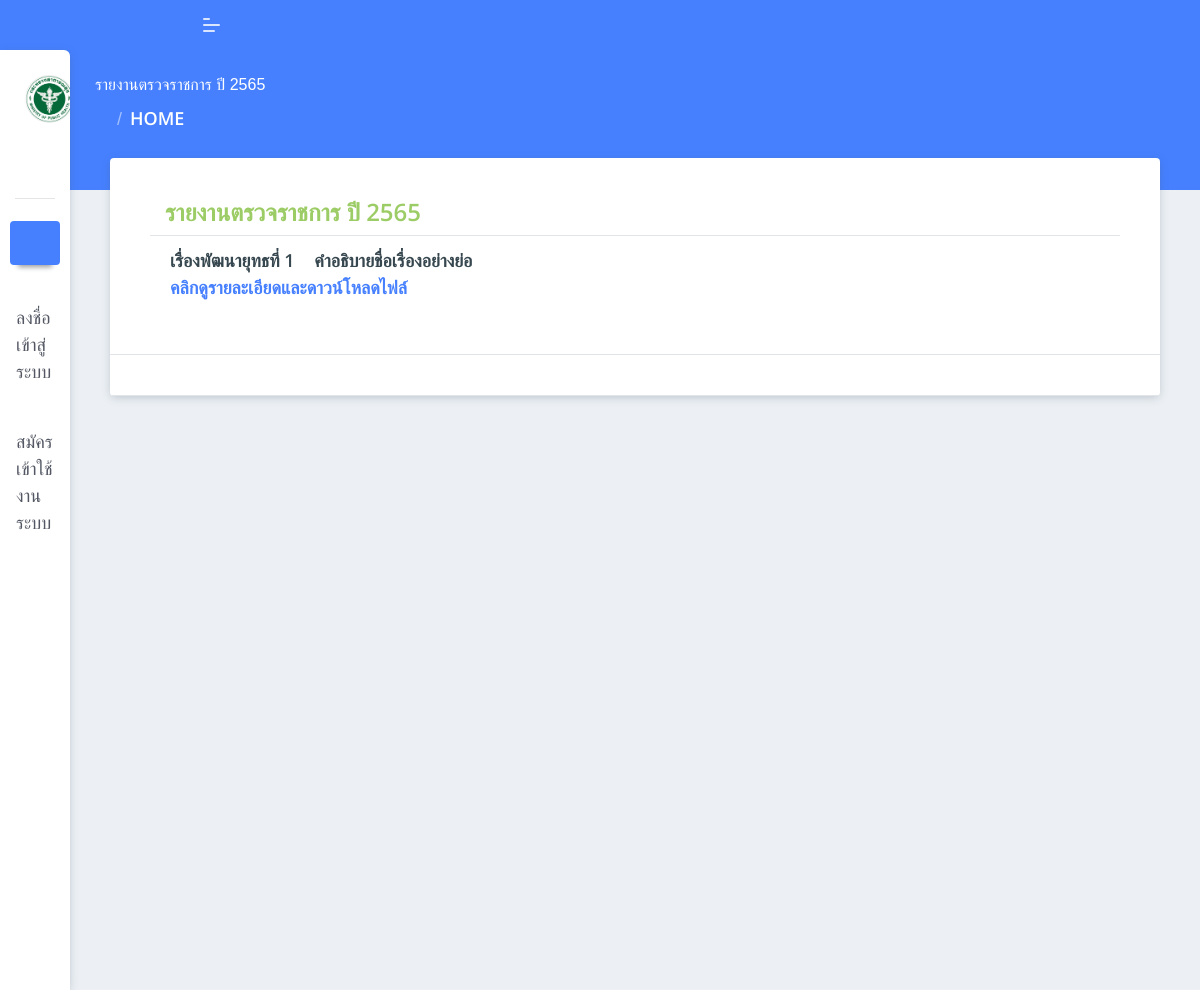
The app's page /, older data.
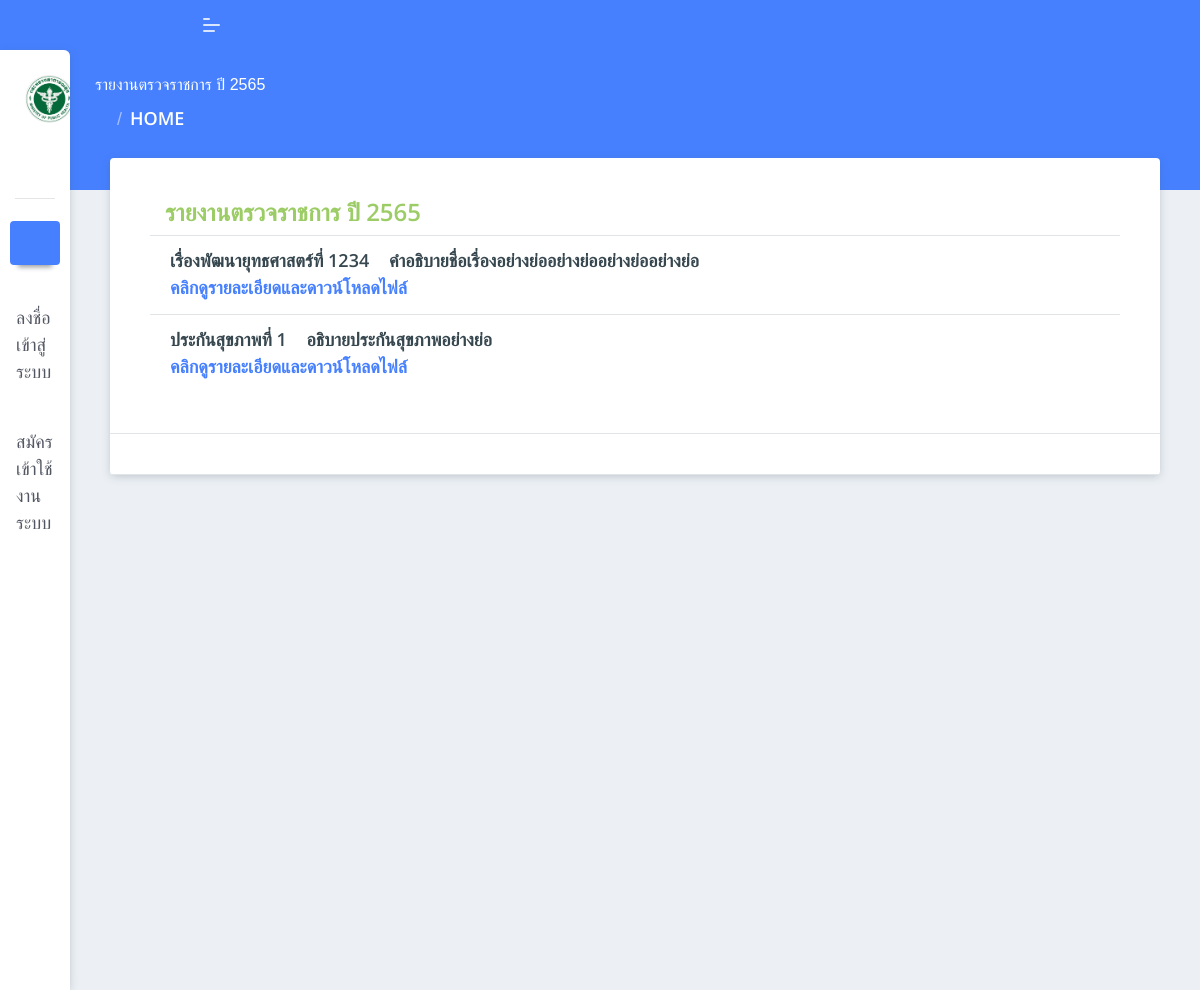
The same page, newer data.
### main/models.py (models this page shows, shortened)
class Document(models.Model):
    title = models.CharField(max_length=150)
    section = models.ForeignKey(Sectionlist,default=1 ,on_delete=models.CASCADE)
    shortnote = models.CharField(max_length=150)
    content = RichTextUploadingField(blank=True, null=True)
    image = models.ImageField(default='document.png', upload_to='document_image')
    uploadfile = models.FileField('Document',upload_to='document_file')
    user = models.ForeignKey(User, on_delete=models.CASCADE, null=True)
    create_date = models.DateTimeField(auto_now_add=True)
    update_date = models.DateTimeField(auto_now=True)

### main/views.py (the view)
# urls.py: 2. Add a URL to urlpatterns:  path('', views.home, name='home')
class home(ListView):
    model = Document
    template_name = 'main/home.html'
    context_object_name = 'document'
    paginate_by = 5

### main/templates/main/home.html (shortened to what this page needs)
{% extends 'main/base.html' %}
{% load static %}
{% block content %}
<div class="pcoded-main-container">
    <div class="pcoded-content">
        <div class="page-header">
            <div class="page-block">
                <div class="row align-items-center">
                    <div class="col-md-12">
                        <div class="page-header-title">
                            <h5 class="m-b-10">รายงานตรวจราชการ ปี 2565</h5>
                        </div>
                        <ul class="breadcrumb">
                            <li class="breadcrumb-item"><a href="{% url 'home' %}"><i class="feather icon-home"></i></a></li>
                            <li class="breadcrumb-item"><a href="{% url 'home' %}">HOME</a></li>
                        </ul>
                    </div>
                </div>
            </div>
        </div>
        <div class="row">
            <div class="col-lg-12 col-md-12">
            <div class="col-lg-12 col-md-12">
                <div class="row">
                    <div class="col-sm-12">
                        <div class="card">
                            <div class="card-header">
                                <div class="card-body">
                                    <div class="col-12">
                                        <h4 class="text-c-green">รายงานตรวจราชการ ปี 2565</h4>
                                    </div>
                                    {% for item in document %}
                                        <div class="card-footer">
                                            <h5 class="mb-0">{{item.title}}</h5>
                                            <h5>&nbsp;{{item.shortnote}}</h5><br/>
                                            <h5><a href=" {% url 'document-detail' item.pk %} ">คลิกดูรายละเอียดและดาวน์โหลดไฟล์</button></h5>
                                        </div>
                                    {% endfor %}
                                </div>
                            </div>
                            <div class="row">
                                <div class="col-sm-12">
                                            <div class="card-header">
                                            </div>
                                </div>
                            </div>
                        </div>
                    </div>
                </div>
            </div>
            </div>
        </div>
    </div>
</div>
{% endblock content %}

Row changes from the older to the newer data that the page shows:
changed Document: title "เรื่องพัฒนายุทธที่ 1" → "เรื่องพัฒนายุทธศาสตร์ที่ 1234"; shortnote "คำอธิบายชื่อเรื่องอย่างย่อ" → "คำอธิบายชื่อเรื่องอย่างย่ออย่างย่ออย่างย่ออย่างย่อ"
added Document: title "ประกันสุขภาพที่ 1", shortnote "อธิบายประกันสุขภาพอย่างย่อ"
